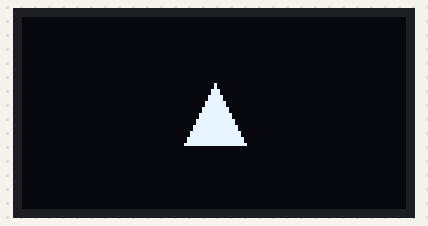
Simulated run of this sketch. Board: ESP32. Parts: 128×64 one-colour display.

Above: at 0.2 s.
At 2.35 s:
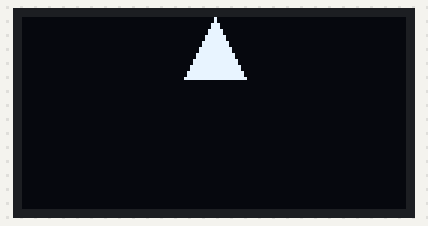
At 3.57 s:
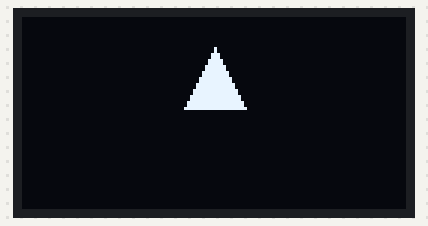
At 9.91 s:
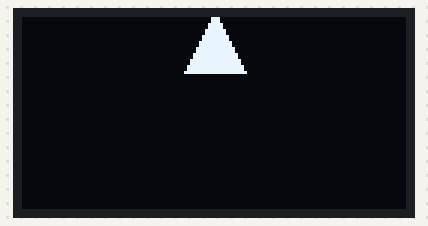
At 19.81 s:
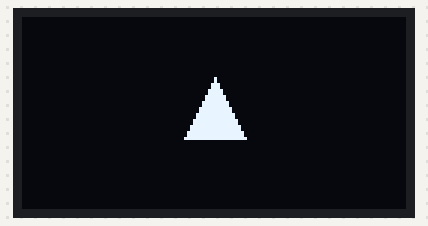
At 39.64 s:
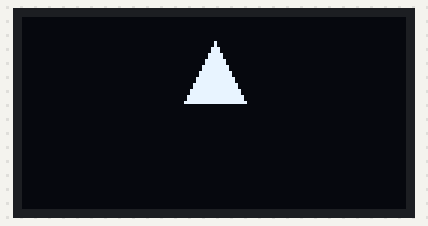

The sketch:

forward_motion.ino
```cpp
#include <U8g2lib.h>
#include <Wire.h>

// Initialize the SH1106 display with I2C communication
U8G2_SH1106_128X64_NONAME_F_HW_I2C u8g2(U8G2_R0, U8X8_PIN_NONE);

// Initial position and size for the triangle
int triangleX = 64; // Center X position of the display
int triangleY; // Current Y position of the triangle
int triangleSize = 20; // Size of the triangle

// Speed of the triangle's upward movement
int moveSpeed = 2;

void setup() {
  u8g2.begin(); // Initialize the display
  triangleY = 32; // Start the triangle from the center point
}

void drawUpwardTriangle(int x, int y, int size) {
  int halfSize = size / 2;

  // Draw the upward-pointing triangle
  u8g2.drawTriangle(
    x, y - halfSize,            // Top vertex
    x - halfSize, y + halfSize,  // Bottom left vertex
    x + halfSize, y + halfSize   // Bottom right vertex
  );
}

void loop() {
  u8g2.clearBuffer(); // Clear the internal buffer

  // Draw the upward-pointing triangle at the current position
  drawUpwardTriangle(triangleX, triangleY, triangleSize);

  // Update the position to move the triangle upward
  triangleY -= moveSpeed;

  // If the triangle moves off the top of the screen, reset to the center
  if (triangleY < 0 - triangleSize) {
    triangleY = 32; // Reset to the center of the display
  }

  // Draw the buffer to the display
  u8g2.sendBuffer();

  delay(30); // Delay to control the speed of the movement
}
```
